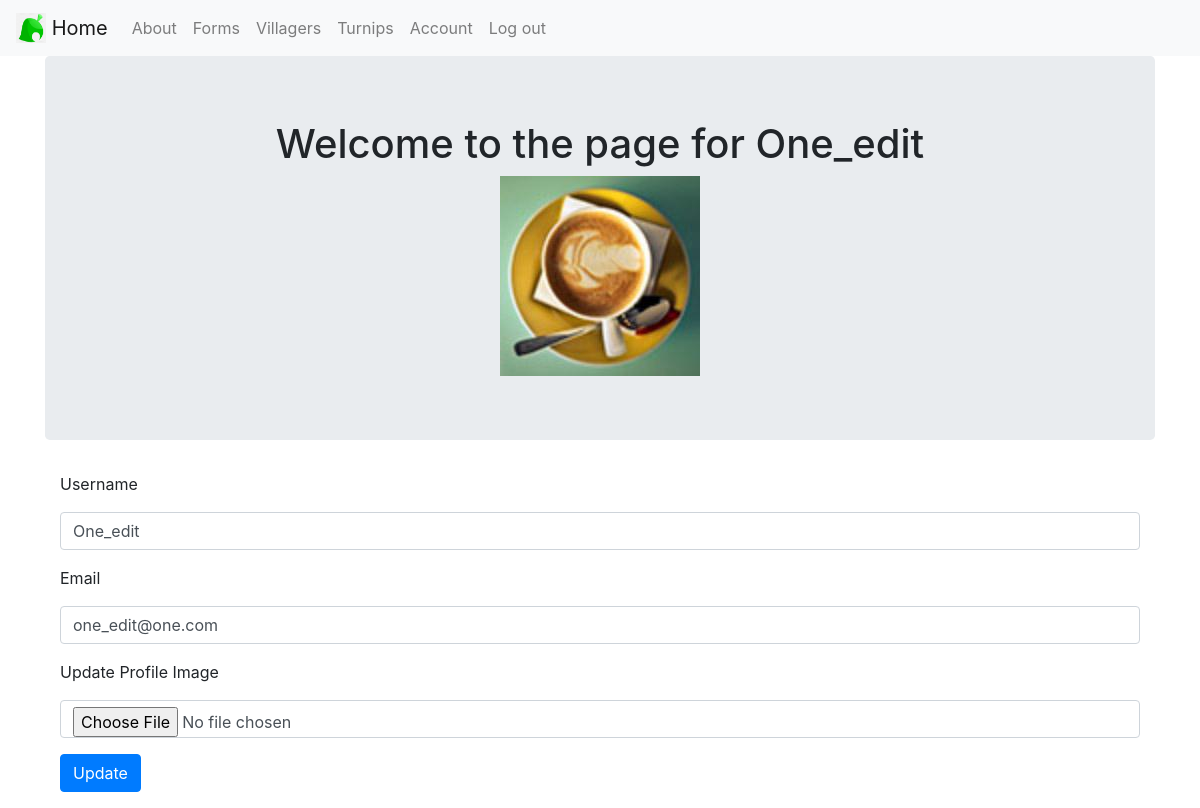
/account (signed in), run on the app's committed database.
### ACCommunity/models.py (models this page shows, shortened)
class User(db.Model, UserMixin):
    __tablename__ = "users"
    id = db.Column(db.Integer, primary_key=True)
    profile_image = db.Column(db.String(64), nullable=False, default="default_profile.jpg")
    email = db.Column(db.String(64), unique=True, index=True)
    username = db.Column(db.String(64), unique=True, index=True)
    password_hash = db.Column(db.String(128))
    blog_posts = db.relationship("BlogPost", backref="author", lazy=True)
    turnip_posts = db.relationship("TurnipPost", backref="host", lazy=True)

### ACCommunity/users/views.py (the view)
@users.route("/account", methods=["GET", "POST"])
@login_required
def account():
    form = UpdateUserForm()
    if form.validate_on_submit():
        if form.picture.data:
            username = current_user.username
            pic = add_profile_pic(form.picture.data, username)
            current_user.profile_image = pic
        current_user.username = form.username.data
        current_user.email = form.email.data
        db.session.commit()
        flash("User information updated!")
        return redirect(url_for("users.account"))
    elif request.method == "GET":
        form.username.data = current_user.username
        form.email.data = current_user.email
    profile_image = url_for('static', filename="profile_pics"+current_user.profile_image)
    return render_template("account.html", profile_image=profile_image, form=form)

### ACCommunity/users/forms.py (shortened to what this page needs)
class UpdateUserForm(FlaskForm):
    email = StringField("Email", validators=[DataRequired(), Email()])
    username = StringField("Username", validators=[DataRequired()])
    picture = FileField("Update Profile Image", validators=[FileAllowed(["jpg", "jpeg", "png"])])
    submit = SubmitField("Update")

### ACCommunity/models.py (called while the page is built)
@login_manager.user_loader
def load_user(user_id):
    return User.query.get(user_id)

### ACCommunity/templates/account.html (shortened to what this page needs)
{% extends 'base.html' %}
{% block content %}
<div class="jumbotron">
    <div align="center">
        <h1>Welcome to the page for {{ current_user.username }}</h1>
        <img align="center" src="{{ url_for('static', filename='profile_pics/'+current_user.profile_image) }}">
    </div>
</div>
<div class="container">
    <form method="POST" action="" enctype="multipart/form-data">
        <div class="form-group">
            {{ form.username.label(class='form-group') }}
            {{ form.username(class='form-control') }}
        </div>
        <div class="form-group">
            {{ form.email.label(class='form-group') }}
            {{ form.email(class='form-control') }}
        </div>
        <div class="form-group">
            {{ form.picture.label(class='form-group') }}
            {{ form.picture(class='form-control') }}
        </div>
        <div class="form-group">
            {{ form.submit(class='btn btn-primary') }}
        </div>
    </form>
</div>
{% endblock content %}

### data on the page
User: username "One_edit", profile_image (picture), email "one_edit@one.com"
